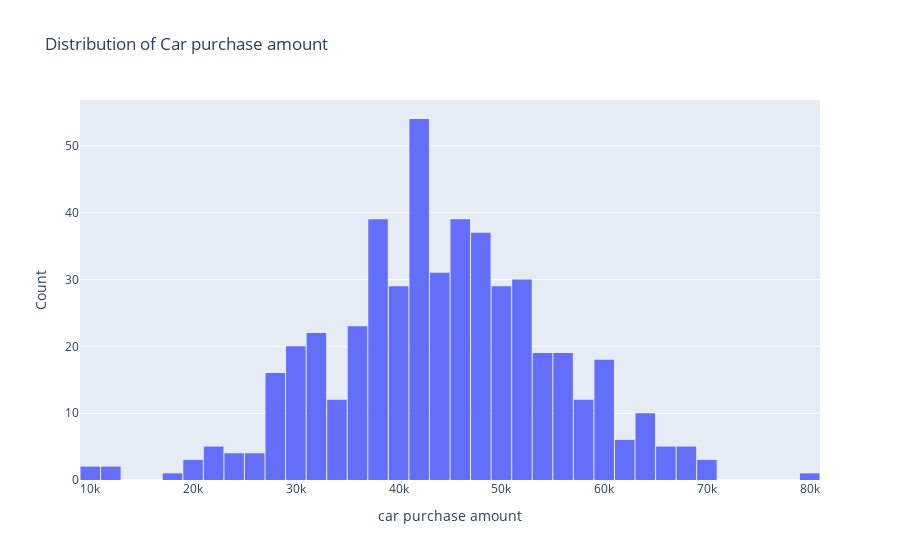

Write notebook code for a chart like this one.
### Code cell
# car purchase amount
fig = px.histogram(car_purchasing_df, x = 'car purchase amount', title = "Distribution of Car purchase amount")

fig.update_layout(
    xaxis_title = ('car purchase amount'),
    yaxis_title= ('Count'),
    bargap = 0.05,
    showlegend = False,
)
fig.show()

### Figure 1 — Plotly figure (JSON) as saved in the notebook; plotly's stock layout.template omitted (floating-point values rounded to 4 significant figures; data arrays with more than 128 entries replaced by an {"elided": "..."} marker saying what was removed)
{"data": [{"alignmentgroup": "True", "bingroup": "x", "hovertemplate": "car purchase amount=%{x}<br>count=%{y}<extra></extra>", "legendgroup": "", "marker": {"color": "#636efa", "pattern": {"shape": ""}}, "name": "", "offsetgroup": "", "orientation": "v", "showlegend": false, "type": "histogram", "x": {"elided": "500 float values"}, "xaxis": "x", "yaxis": "y"}], "layout": {"bargap": 0.05, "barmode": "relative", "legend": {"tracegroupgap": 0}, "showlegend": false, "title": {"text": "Distribution of Car purchase amount"}, "xaxis": {"anchor": "y", "domain": [0, 1], "title": {"text": "car purchase amount"}}, "yaxis": {"anchor": "x", "domain": [0, 1], "title": {"text": "Count"}}}}
